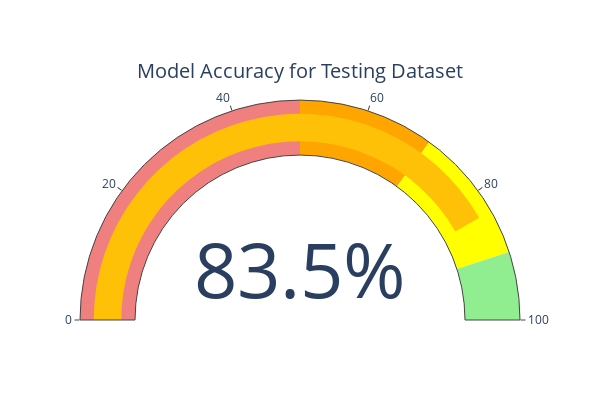

Notebook code cell kept with this figure:
### Code cell
fig = go.Figure(go.Indicator(
    mode="gauge+number",
    value=accuracy_test,
    title={'text': "Model Accuracy for Testing Dataset"},
    number={'suffix': "%"},
    gauge={
        'axis': {'range': [0, 100]},
        'bar': {'color': "#FFC107"},
        'steps': [
            {'range': [0, 50], 'color': "lightcoral"},
            {'range': [50, 70], 'color': "#FFA500"},
            {'range': [70, 90], 'color': "yellow"},
            {'range': [90, 100], 'color': "lightgreen"}
        ],
    }
))
fig.update_layout(
    width=600,
    height=400,
)
# fig.write_image("accuracy_test.png", scale=2)
fig.show()

### Figure 1 — Plotly figure (JSON) as saved in the notebook; plotly's stock layout.template omitted (floating-point values rounded to 4 significant figures)
{"data": [{"gauge": {"axis": {"range": [0, 100]}, "bar": {"color": "#FFC107"}, "steps": [{"color": "lightcoral", "range": [0, 50]}, {"color": "#FFA500", "range": [50, 70]}, {"color": "yellow", "range": [70, 90]}, {"color": "lightgreen", "range": [90, 100]}]}, "mode": "gauge+number", "number": {"suffix": "%"}, "title": {"text": "Model Accuracy for Testing Dataset"}, "type": "indicator", "value": 83.5}], "layout": {"height": 400, "width": 600}}
